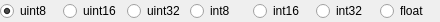
<?xml version="1.0" encoding="UTF-8"?>
<ui version="4.0">
 <class>NumberFormatBox</class>
 <widget class="QWidget" name="NumberFormatBox">
  <property name="geometry">
   <rect>
    <x>0</x>
    <y>0</y>
    <width>440</width>
    <height>22</height>
   </rect>
  </property>
  <property name="windowTitle">
   <string>NumberFormat</string>
  </property>
  <layout class="QHBoxLayout" name="horizontalLayout">
   <property name="spacing">
    <number>3</number>
   </property>
   <property name="leftMargin">
    <number>0</number>
   </property>
   <property name="topMargin">
    <number>0</number>
   </property>
   <property name="rightMargin">
    <number>0</number>
   </property>
   <property name="bottomMargin">
    <number>0</number>
   </property>
   <item>
    <widget class="QRadioButton" name="rbUint8">
     <property name="toolTip">
      <string>unsigned 1 byte integer</string>
     </property>
     <property name="text">
      <string>uint8</string>
     </property>
     <property name="checked">
      <bool>true</bool>
     </property>
    </widget>
   </item>
   <item>
    <widget class="QRadioButton" name="rbUint16">
     <property name="toolTip">
      <string>unsigned 2 bytes integer</string>
     </property>
     <property name="text">
      <string>uint16</string>
     </property>
    </widget>
   </item>
   <item>
    <widget class="QRadioButton" name="rbUint32">
     <property name="toolTip">
      <string>unsigned 4 bytes integer</string>
     </property>
     <property name="text">
      <string>uint32</string>
     </property>
    </widget>
   </item>
   <item>
    <widget class="QRadioButton" name="rbInt8">
     <property name="toolTip">
      <string>signed 1 byte integer</string>
     </property>
     <property name="text">
      <string>int8</string>
     </property>
    </widget>
   </item>
   <item>
    <widget class="QRadioButton" name="rbInt16">
     <property name="toolTip">
      <string>signed 2 bytes integer</string>
     </property>
     <property name="text">
      <string>int16</string>
     </property>
    </widget>
   </item>
   <item>
    <widget class="QRadioButton" name="rbInt32">
     <property name="toolTip">
      <string>signed 4 bytes integer</string>
     </property>
     <property name="text">
      <string>int32</string>
     </property>
    </widget>
   </item>
   <item>
    <widget class="QRadioButton" name="rbFloat">
     <property name="toolTip">
      <string>4 bytes floating point number</string>
     </property>
     <property name="text">
      <string>float</string>
     </property>
    </widget>
   </item>
  </layout>
 </widget>
 <resources/>
 <connections/>
</ui>
